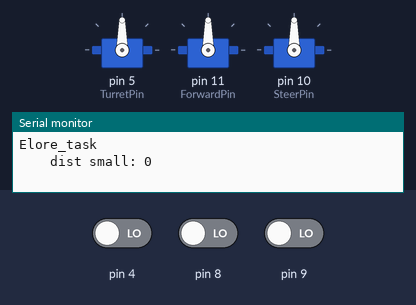
Bench run of a sketch on a simulated Arduino Uno, built with avr-gcc and run on an emulated ATmega328P. Shown: 3 × servo, the last lines printed to the serial monitor. The inputs (shaded band) are chosen by the test bench; at power-on: pin 4 LOW, pin 8 LOW, pin 9 LOW. Random numbers use the default seed unless the sketch sets one.

Above: at 0.1 s.
At 3.2 s:
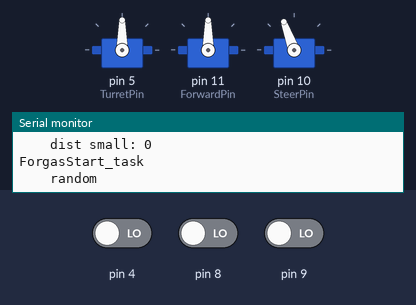
At 37.4 s:
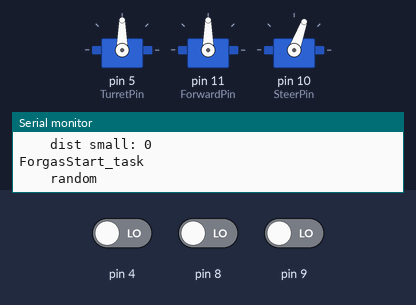
Timing chart, 0 to 42.9 s (numbered marks = the images above):
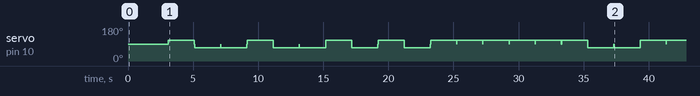

The sketch:

Bolyongas1.ino
```cpp
///////////////////////////////////////
//#include <Bridge.h>
//#include <HttpClient.h>
//#include <ArduinoJson.h>
#include "TaskHandler.h"
#include <Servo.h>
#include "robot.h"

Robot robot;

int shotsFired = 0;

 #define shutdownTime 300*1000

void EloreTask();
void SensorTask();

long startupTime;


void SensorTask() {
  //Serial.println("Sensor_task");
  robot.UpdateSensors();
  TaskHandler::SetTimeout(SensorTask, 20);
  //Serial.println("task...");
}

void ForgasStartTask();

void EndAimTurnTask() {
  Serial.println("EndAimTurn_task");
  robot.Stop();
  robot.Fire(100);
  shotsFired += 1;
  TaskHandler::SetTimeout(AimTask, 25);
}

void EndCeaseFireTask() {
  robot.setCeaseFire(false);
}

void AimTask() {
  Serial.println("Aim_task");
  if (shotsFired >= 5) {
    robot.setCeaseFire(true);
    shotsFired = 0;
    TaskHandler::SetTimeout(EndCeaseFireTask, 20000);
  }
  if (robot.isCeaseFire() || !robot.isTargetOnSight()) {
    TaskHandler::SetTimeout(EloreTask, 0);
    return;
  }
  int angle = robot.getTargetAngle();
  int sgn = angle < 0 ? -1 : 1;
  int absAngle = angle < 0 ? -angle : angle;
  robot.Start(0,sgn*30);
  int turnDurationMsec;
  if (absAngle < 3) {
    turnDurationMsec = 0;
  } else if (sgn < 0) {
    turnDurationMsec = 20*absAngle; //balra
  } else {
    turnDurationMsec = 16*absAngle; //jobbra
  }
  TaskHandler::SetTimeout(EndAimTurnTask, turnDurationMsec);
  //extra fire, during turn
  if (turnDurationMsec >= 2) {
    robot.Fire(turnDurationMsec/2);
  }
}

void EloreTask() {
  Serial.println("Elore_task");

  //stop if shot
  if (!robot.isCeaseFire() && robot.isTargetOnSight()) {
    robot.Stop();

    TaskHandler::SetTimeout(AimTask, 0);
    return;
  }

  int dist_front = robot.getSensorValue_Front();
  int dist_left = robot.getSensorValue_Left();
  int dist_right = robot.getSensorValue_Right();
  int sp = robot.GetSpeed();
  int rot = robot.GetRotation();
  /*
  Serial.print("dists: ");
  Serial.print(dist_front);
  Serial.print(", l: ");
  Serial.print(dist_left);
  Serial.print(", r: ");
  Serial.println(dist_right);
  */
  /*
  Serial.print(", sp: ");
  Serial.print(sp);
  Serial.print(", rot: ");
  Serial.println(rot);
*/
  if( dist_front < 60 ) {
    //fal elotte
    Serial.print("    dist small: ");
    Serial.println(dist_front);
    if (sp > 0) {robot.Stop();}
    TaskHandler::SetTimeout(ForgasStartTask, 0);
  } else if (sp > 0 && dist_left < 30 && dist_right > 60) {
    //fal balra
    Serial.println("    correction_right");
    robot.Start(sp, 15);
    TaskHandler::SetTimeout(EloreTask, 20);
  } else if (sp > 0 && dist_right < 30 && dist_left > 60) {
    //fal jobbra
    Serial.println("    correction_left");
    robot.Start(sp, -15);
    TaskHandler::SetTimeout(EloreTask, 20);
  } else {
    //nincs akadaly
    robot.Start(25, 0);
    TaskHandler::SetTimeout(EloreTask, 20);
  }
}

void ForgasEndTask() {
  Serial.println("ForgasEnd_task");
  robot.Stop();
  TaskHandler::SetTimeout(EloreTask, 0);
}

void ForgasStartTask() {
  Serial.println("ForgasStart_task");
  int dist_left = robot.getSensorValue_Left();
  int dist_right = robot.getSensorValue_Right();
  if (dist_left > 100) {
    Serial.println("    to_left");
    robot.Start(0, -20 );
    TaskHandler::SetTimeout(ForgasEndTask, 2000);
  } else if (dist_right > 100) {
    Serial.println("    to_right");
    robot.Start(0, 20 );
    TaskHandler::SetTimeout(ForgasEndTask, 2000);
  } else {
    Serial.println("    random");
    robot.Start(0, (rand()%2 == 0 ? -1 : 1) * 20 );
    TaskHandler::SetTimeout(ForgasEndTask, 2000);
  }
}


void setup() {

  //This opens up a serial connection to shoot the results back to the PC console
  Serial.begin(9600);
  startupTime = millis();
  robot.InitWheels();
  robot.InitSonars();
  srand(millis());

  EloreTask();
  SensorTask();
}

void loop() {

 // DEBUG
 /*
  robot.Start(0, -30 );
  delay(500);
  robot.Stop();
  delay(3000);
  */

  if( millis() > startupTime + shutdownTime) {
    robot.Stop();
    Serial.write("megallt");
    delay(3000);
    return;
  }

  TaskHandler::ExecuteNextTask();
}
```

Bluetooth.h
```cpp
#include <SoftwareSerial.h>
#include <Arduino.h>
#include "pindef1.h"

#pragma once

SoftwareSerial bluetooth(BluetoothTx, BluetoothRx);

class Bluetooth {
  bool initialized = false;

  bool onSight = false;
  int angle = 0;
public:

  void Update() {
      if( !initialized ) {
        bluetooth.begin(115200);
        bluetooth.listen();
        bluetooth.print("$");
        bluetooth.print("$");
        bluetooth.print("$");
        delay(100);
        bluetooth.println("U,9600,N");
        bluetooth.begin(9600);
        initialized = true;
      }

      while (bluetooth.available()>1) {
        //startupTime=startupTime-shutdownTime;
        char robotB = bluetooth.read();
        char angleByte = bluetooth.read();
         /* for(int i=0; i<4; i++){
                angleBytes[i] = bluetooth.read();
            }*/
          if(robotB != 0){
          //látja
            onSight = true;
            angle = angleByte;
            //bluetooth.write("0");
           // startupTime=startupTime-shutdownTime;
          }else{
          //nem látja
            onSight = false;
            //bluetooth.write("1");
          //startupTime=startupTime-shutdownTime;
          }
      }
  }
  bool ReadOnSight() {
    return onSight;
  }
  int ReadAngle() {
    return angle;
  }

};
```

DistanceSensor.h
```cpp
#include "MedianQueue.h"
#include <Arduino.h>

template<int pin>
class DistanceSensor {
  MedianQueue<7> buffer;
  bool initialized = false;
public:

  void Update() {
      if( !initialized ) {
        pinMode(pin, INPUT);
        initialized = true;
      }

      //static int asd = 0;

      float pulse = pulseIn(pin, HIGH);
      int cm = (int)(pulse * 0.0172789f);
      /*if (asd % 10 == 0) {
        Serial.print("sensor: ");
        Serial.print(cm);
        Serial.print(", pin: ");
        Serial.println(pin);
      }*/
      //asd++;
      buffer.Push(cm);
  }
  int Read() {
    return buffer.GetMedian();
  }
};
```

IrLed.h
```cpp
#include <Arduino.h>
#include "pindef1.h"
#pragma once
#define onTime 1
#define offTime 17

#define cycleLenMilliSec 100
#define delayBetweenCyclesMilliSec 2000

//used by hunter only (robot#1)

class IrLed {
  bool initialized = false;
public:

  void Fire(int durationMsec) {
      if( !initialized ) {
        pinMode(IrLedPin, OUTPUT);
        initialized = true;
      }

      for (int i=0;i<durationMsec*55;i++) {
        digitalWrite(IrLedPin, HIGH);
        delayMicroseconds(onTime);
        digitalWrite(IrLedPin, LOW);
        delayMicroseconds(offTime);
      }
  }
};
```

MedianQueue.h
```cpp
template<int size>
class MedianQueue {
  int first = 0;
  int last = 0;
  int length = 0;
  int buffer[size];
public:
  /*MedianQueue() {
    first = 0;
    last = 0;
    length = 0;
  }*/

  void Push(int value) {
    if(length == size) {
      Pop();
    }
    buffer[last] = value;
    last = (last+1)%size;
    length++;
    //PrintBuffers();
  }

  int Pop() {
    if(length == 0) return 0;
    int ret = buffer[first];
    first = (first+1)%size;
    length--;
    return ret;
  }

  void PrintBuffers() {
    for( int i = 0; i < size; ++i ) {
      Serial.print(buffer[i]);
      Serial.print("\t");
    }
    Serial.println();

  }

  int GetMedian() {
    int tempBuffer[size];
    //PrintBuffers
    memcpy(tempBuffer, buffer, size*sizeof(int));
    qsort(tempBuffer, size, sizeof(int), compare);
    return tempBuffer[(size/2)];
  }

  static int compare(const void * a, const void * b) {
    return ( *(int*)a - *(int*)b );
  }

};
```

TaskHandler.cpp
```cpp
#include "TaskHandler.h"
#include <Arduino.h>
namespace TaskHandler {


  struct Task {
    //void function(void);
    void(*function)(void);
    long startTime;

    Task() : function(0), startTime(0) {}
    Task(void function(void), long startTime) : function(function), startTime(startTime) {}

    inline void Execute() { function(); }
  };


  template<int max_size>
  class PriorityQueue {
    Task tasks[max_size];
    int size;
  public:
    PriorityQueue() :size(0) {}

    void Push(Task task) {
      int current = size;
      tasks[current] = task;
      ++size;
      if (size >= max_size) {
        Serial.println("ERROR: Queue overflow! ");
      }
      while(current != 0 && tasks[current].startTime < tasks[ParentIndex(current)].startTime ) {
        Swap(current, ParentIndex(current));
        current = ParentIndex(current);
      }
    }

    Task Pop() {
      Task task = tasks[0];
      --size;
      Swap(0, size);

      int current = 0;
      while( true ) {
        if( RightChildIndex(current) < size && LeftChildIndex(current) < size ) {
          if( StartTime(current) < RightChild(current) &&  StartTime(current) < LeftChild(current) ) {
            // kisebb mindenkinél a felső
            break;
          } else if( LeftChild(current) < RightChild(current) ) {
            Swap(LeftChildIndex(current), current);
            current = LeftChildIndex(current);
          } else {
            Swap(RightChildIndex(current), current);
            current = RightChildIndex(current);
          }
        } else if(RightChildIndex(current) < size ) {
          if( StartTime(current) < RightChild(current) ) {
            break;
          } else {
            Swap(RightChildIndex(current), current);
            current = RightChildIndex(current);
          }
        } else if(LeftChildIndex(current) < size ){
          if( StartTime(current) < LeftChild(current) ) {
            break;
          } else {
            Swap(LeftChildIndex(current), current);
            current = LeftChildIndex(current);
          }
        } else {
          break;
        }
      }
      return task;
    }

    Task& Top() { return tasks[0]; };
    bool IsEmpty() {return (size == 0); }
    static int ParentIndex(int i) { return (i/2 - 1); }
    static int RightChildIndex(int i) { return ( (i+1)*2 ); }
    static int LeftChildIndex(int i) { return ( (i+1)*2-1 ); }
    long LeftChild(int i) { return tasks[LeftChildIndex(i)].startTime;}
    long RightChild(int i) { return tasks[RightChildIndex(i)].startTime;}
    long StartTime(int i) { return tasks[i].startTime; }
    void Swap(int i, int j) { Task temp = tasks[i]; tasks[i] = tasks[j]; tasks[j] = temp; }

  };

  PriorityQueue<20> queue;

  void SetTimeout(void function(void), long millisecs) {
    queue.Push(Task(function, millis() + millisecs));
  }

  void ExecuteNextTask() {
    if( ! queue.IsEmpty() ) {
      Task& task = queue.Top();
      if( task.startTime < millis() ) {
        task.Execute();
        queue.Pop();
      }
    }
  }


}
```

TaskHandler.h
```cpp
#pragma once

namespace TaskHandler {
  void SetTimeout(void function(), long millisecs);
  //void SetInterval(void function(), long millisecs);
  void ExecuteNextTask();

}
```

pindef1.h
```cpp
#ifndef _PIN_DEFINITIONS_

#define _PIN_DEFINITIONS_

/* Trojai falo. */

#define BluetoothTx 0
#define BluetoothRx 1

#define FrontSensor 9
#define LeftSensor 4
#define RightSensor 8
#define TurretPin 5
#define ForwardPin 11
#define SteerPin 10

#define ForwardZero 0
#define SteerZero 0

#define SteerMult (-1)

#define IrLedPin 12

#endif
```

robot.h
```cpp
#pragma once

#include <Arduino.h>
#include "pindef1.h"
#include <stdlib.h>
#include "DistanceSensor.h"
#include "IrLed.h"
#include "Bluetooth.h"

#define SensorBufferLen 9

#pragma once

class Robot {
  DistanceSensor<FrontSensor> myFrontSensor;
  DistanceSensor<RightSensor> myRightSensor;
  DistanceSensor<LeftSensor> myLeftSensor;

  IrLed irLed;

  Bluetooth bluetooth;

  Servo fwservo;
  Servo stservo;
  Servo turret;
  int speed = 0;
  int direction = 0;

  bool ceaseFire = false;
public:

  void InitSonars() {

    //pinMode(FrontSensor, INPUT);
    //pinMode(RightSensor, INPUT);
    //pinMode(LeftSensor, INPUT);
  }

  void InitWheels() {

    pinMode(TurretPin, OUTPUT);
    pinMode(SteerPin, OUTPUT);
    pinMode(ForwardPin, OUTPUT);

    turret.attach(TurretPin);
    fwservo.attach(ForwardPin);
    stservo.attach(SteerPin);

    fwservo.write(90 + ForwardZero);
    stservo.write(90 + SteerZero);
    turret.write(90);
  }

  // speed: pozitiv: elöre, negativ hatra min: kb -60 max +60
  // direction: 0: egyenesen
  void Start(int speed, int direction) {
    fwservo.write(90 + speed + ForwardZero);
    int irany = 90 + SteerMult*direction;
      //TODO iranyhoz hozzaadni SteerZero-t?
      //TODO irany miert 90 MINUSZ dir?
    stservo.write(irany);
    this->speed = speed;
    this->direction = direction;
  }
  void Stop() {
    fwservo.write(90+ForwardZero);
    stservo.write(90+SteerZero);
    this->speed = 0;
    this->direction = 0;
  }

  int GetRotation() {
    return this->direction;
  }
  int GetSpeed() {
    return this->speed;
  }
  void StartTurret(int speed) {
    turret.write(90+speed);
  }
  void StopTurret() {
    turret.write(90);
  }

  void Fire(int durationMsec) {
    irLed.Fire(durationMsec);
  }

  bool isTargetOnSight() {
    return bluetooth.ReadOnSight();
  }
  bool getTargetAngle() {
    return bluetooth.ReadAngle();
  }

  void UpdateSensors() {

    myFrontSensor.Update();
    myRightSensor.Update();
    myLeftSensor.Update();


    bluetooth.Update();

  }

  int getSensorValue_Front() {
    return myFrontSensor.Read();
  }
  int getSensorValue_Left() {
    return myLeftSensor.Read();
    //return sensorValue_Left;
  }
  int getSensorValue_Right() {
    return myRightSensor.Read();
  }


  void setCeaseFire(bool toSet) {
    this->ceaseFire = toSet;
  }
  bool isCeaseFire() {
    return this->ceaseFire;
  }


private:

};
```
